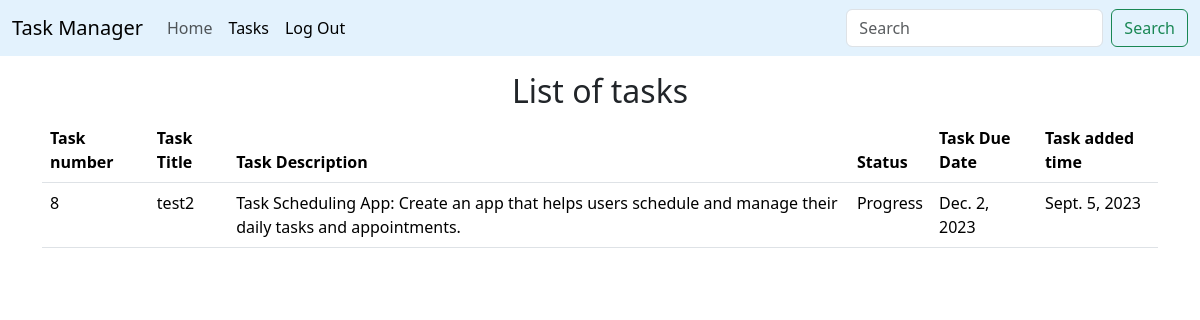
The page /details/8 (signed in) on the database its author committed.
### home/models.py (models this page shows, shortened)
class Task(models.Model):
        id=models.AutoField(primary_key=True)
        taskTitle = models.CharField(max_length=30)
        taskDesc = models.TextField()
        date_field= models.DateField(null=True)
        time = models.DateField(auto_now_add=True)
        PENDING="Pending"
        COMPLETED="Completed"
        PROGRESS="Progress"
        STATUS=[
                (PENDING,'Pending'), (COMPLETED,'Completed'), (PROGRESS,'Progress')
        ]
        status=models.CharField(max_length=200, choices=STATUS, default=PENDING)

### home/views.py (the view)
# urls.py: path('details/<int:id>', views.details,name='details'),
@login_required(login_url='login')
def details(request,id):
    if request.method == "POST":
        task = Task.objects.get(id=id)
    task=task = Task.objects.get(id=id)
    context={'id': task.id,'title': task.taskTitle, 'description': task.taskDesc, 'status':task.status,'date':task.date_field,'time':task.time}
    return render(request,'details.html',context)

### templates/details.html (shortened to what this page needs)
<!doctype html>
<html lang="en">
  <head>
    <link href="https://cdn.jsdelivr.net/npm/bootstrap@5.3.1/dist/css/bootstrap.min.css" rel="stylesheet">
  </head>
  <body>
    <nav class="navbar navbar-expand-lg navbar-light" style="background-color: #e3f2fd;">
        <div class="container-fluid">
          <a class="navbar-brand" href="/home">Task Manager</a>
          <div class="collapse navbar-collapse" id="navbarSupportedContent">
            <ul class="navbar-nav me-auto mb-2 mb-lg-0">
              <li class="nav-item">
                <a class="nav-link " aria-current="page" href="/home">Home</a>
              </li>
              <li class="nav-item">
                <a class="nav-link active" href="/tasks">Tasks</a>
              </li>
              <li class="nav-item">
                <a class="nav-link active" href="{% url 'logout' %}">Log Out</a>
              </li>
            </ul>
            <form class="d-flex" role="search">
              <input class="form-control me-2" type="search" placeholder="Search" aria-label="Search">
              <button class="btn btn-outline-success" type="submit">Search</button>
            </form>
          </div>
        </div>
      </nav>
      <div class="container my-3">
        <h2 class="text-center">List of tasks</h2>
        <table class="table">
            <thead>
              <tr>
                <th scope="col">Task number</th>
                <th scope="col">Task Title</th>
                <th scope="col">Task Description</th>
                <th scope="col">Status</th>
                <th scope="col">Task Due Date</th>
                <th scope="col">Task added time</th>
              </tr>
            </thead>
            <tbody>
              <tr>
                <td>{{id}}</td>
                <td>{{title}}</td>
                <td>{{description}}</td>
                <td>{{status}}</td>
                <td>{{date}}</td>
                <td>{{time}}</td>
              </tr>
            </tbody>
          </table>
      </div>
  </body>
</html>

### rows shown on the page
Task: taskTitle "test2", taskDesc "Task Scheduling App: Create an app that helps users schedule and manage their daily tasks and appointments.", status "Progress", date_field "Dec. 2, 2023", time "Sept. 5, 2023"

### other values the page prints
{{ id }} "8"
